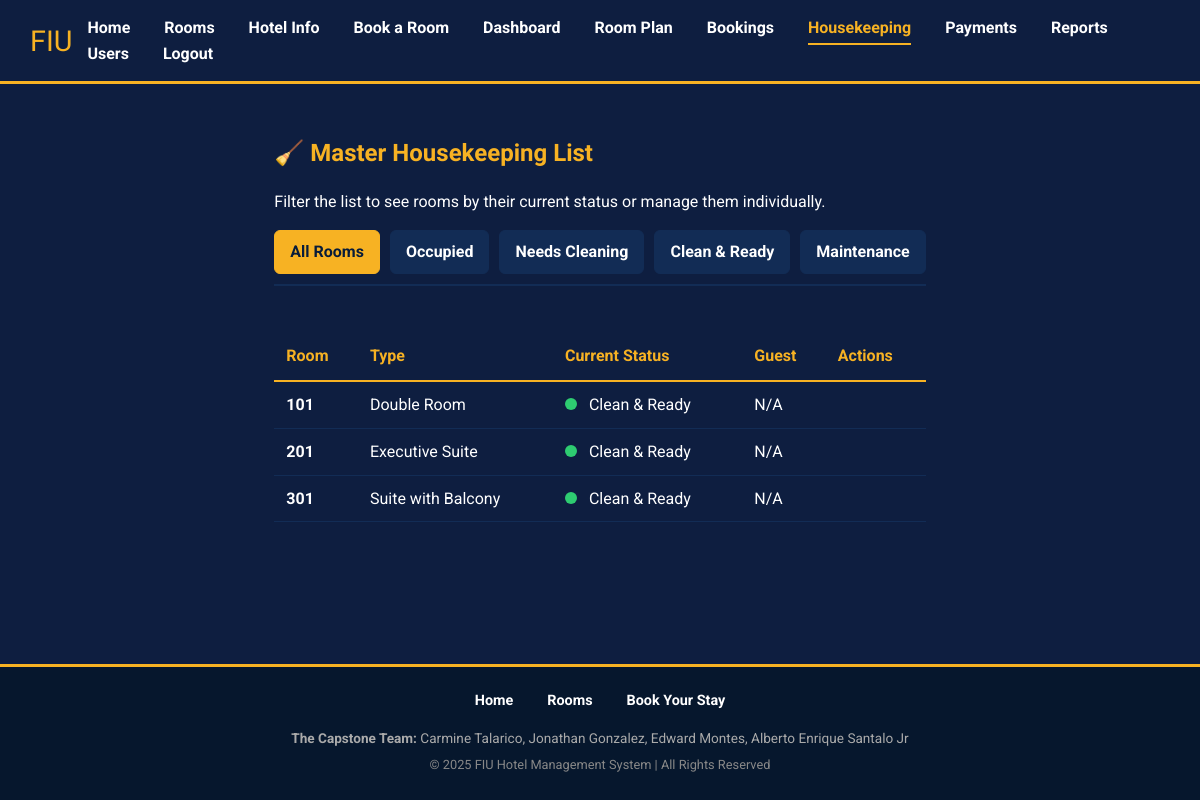
The page /housekeeping.php (signed in) on the database its author committed.
### tables this page shows
CREATE TABLE `rooms` (
  `id` int(11) NOT NULL,
  `room_type` varchar(50) NOT NULL,
  `room_number` varchar(10) NOT NULL,
  `capacity` int(11) DEFAULT 2,
  `image_path` varchar(255) DEFAULT NULL,
  `status` enum('available','booked','maintenance') DEFAULT 'available',
  `housekeeping_status` enum('clean','dirty','maintenance') NOT NULL DEFAULT 'dirty'
);

CREATE TABLE `users` (
  `id` int(11) NOT NULL,
  `username` varchar(50) NOT NULL,
  `password` varchar(255) NOT NULL,
  `role` enum('admin','guest','friend') NOT NULL DEFAULT 'friend',
  `full_name` varchar(100) DEFAULT NULL,
  `email` varchar(100) DEFAULT NULL,
  `phone` varchar(20) DEFAULT NULL
);

### public/housekeeping.php (the view, shortened to what this page needs)
<?php
require_once __DIR__ . '/../config/db.php';
require_once __DIR__ . '/../includes/header.php';
$query = "SELECT r.id, r.room_number, r.room_type, r.housekeeping_status, r.status as room_op_status, u.full_name as guest_name FROM rooms r LEFT JOIN (SELECT room_id, user_id FROM bookings WHERE status = 'checked-in' AND CURDATE() BETWEEN check_in AND check_out) AS current_bookings ON r.id = current_bookings.room_id LEFT JOIN users u ON current_bookings.user_id = u.id ORDER BY r.room_number ASC";
$all_rooms = $conn->query($query);
?>
<h2>🧹 Master Housekeeping List</h2>
<p>Filter the list to see rooms by their current status or manage them individually.</p>
<div class="filter-tabs">
    <div class="tab active" data-filter="all">All Rooms</div>
    <div class="tab" data-filter="occupied">Occupied</div>
    <div class="tab" data-filter="dirty">Needs Cleaning</div>
    <div class="tab" data-filter="clean">Clean & Ready</div>
    <div class="tab" data-filter="maintenance">Maintenance</div>
</div>
<div style="overflow-x: auto;">
    <table class="data-table" id="housekeeping-table">
        <thead>
            <tr>
                <th>Room</th>
                <th>Type</th>
                <th>Current Status</th>
                <th>Guest</th>
                <th>Actions</th>
            </tr>
        </thead>
        <tbody>
            <?php while($room = $all_rooms->fetch_assoc()): ?>
                <?php
                    $status_class = '';
                    $status_text = '';
                    if ($room['room_op_status'] === 'maintenance') {
                        $status_class = 'maintenance';
                        $status_text = 'Maintenance';
                    } elseif (!empty($room['guest_name'])) {
                        $status_class = 'occupied';
                        $status_text = 'Occupied';
                    } elseif ($room['housekeeping_status'] === 'clean') {
                        $status_class = 'clean';
                        $status_text = 'Clean & Ready';
                    } elseif ($room['housekeeping_status'] === 'dirty') {
                        $status_class = 'dirty';
                        $status_text = 'Needs Cleaning';
                    }
                ?>
                <tr data-status="<?= $status_class ?>">
                    <td><strong><?= htmlspecialchars($room['room_number']) ?></strong></td>
                    <td><?= htmlspecialchars($room['room_type']) ?></td>
                    <td>
                        <span class="status-dot <?= $status_class ?>"></span>
                        <?= $status_text ?>
                    </td>
                    <td><?= htmlspecialchars($room['guest_name'] ?? 'N/A') ?></td>
                    <td>
                    </td>
                </tr>
            <?php endwhile; ?>
        </tbody>
    </table>
</div>
<?php require_once __DIR__ . '/../includes/footer.php'; ?>

### public/assets/css/style.css (style rules this page uses)
body, h1, h2, h3, p, a, ul, li, table, input, select, button, textarea, label { margin: 0; padding: 0; box-sizing: border-box; font-family: 'Roboto', sans-serif; }
body { background-color: #0E1E40; color: #ffffff; line-height: 1.6; display: flex; flex-direction: column; min-height: 100vh; }
h1, h2, h3 { font-family: 'Orbitron', sans-serif; color: #F7B223; margin-bottom: 1rem; }
p { margin-bottom: 1rem; }
.data-table { width: 100%; border-collapse: collapse; margin-top: 25px; color: #ffffff; background-color: transparent; }
.data-table th { color: #F7B223; padding: 12px; text-align: left; border-bottom: 2px solid #F7B223; }
.data-table td { padding: 10px 12px; border-bottom: 1px solid #122C55; vertical-align: middle; }
.filter-tabs { display: flex; gap: 10px; margin-bottom: 20px; border-bottom: 2px solid #122C55; padding-bottom: 10px; }
.filter-tabs .tab { padding: 8px 15px; cursor: pointer; border-radius: 6px; font-weight: bold; background-color: #122C55; border: 1px solid #122C55; transition: all 0.2s ease; }
.filter-tabs .tab.active { background-color: #F7B223; color: #081C3A; border-color: #F7B223; }
.status-dot { height: 12px; width: 12px; border-radius: 50%; display: inline-block; margin-right: 8px; }
.status-dot.clean { background-color: #2ecc71; }

### rows shown on the page
rooms: room_number "101", room_type "Double Room", status_text "Clean & Ready", users.full_name "N/A"
rooms: room_number "201", room_type "Executive Suite", status_text "Clean & Ready", users.full_name "N/A"
rooms: room_number "301", room_type "Suite with Balcony", status_text "Clean & Ready", users.full_name "N/A"
